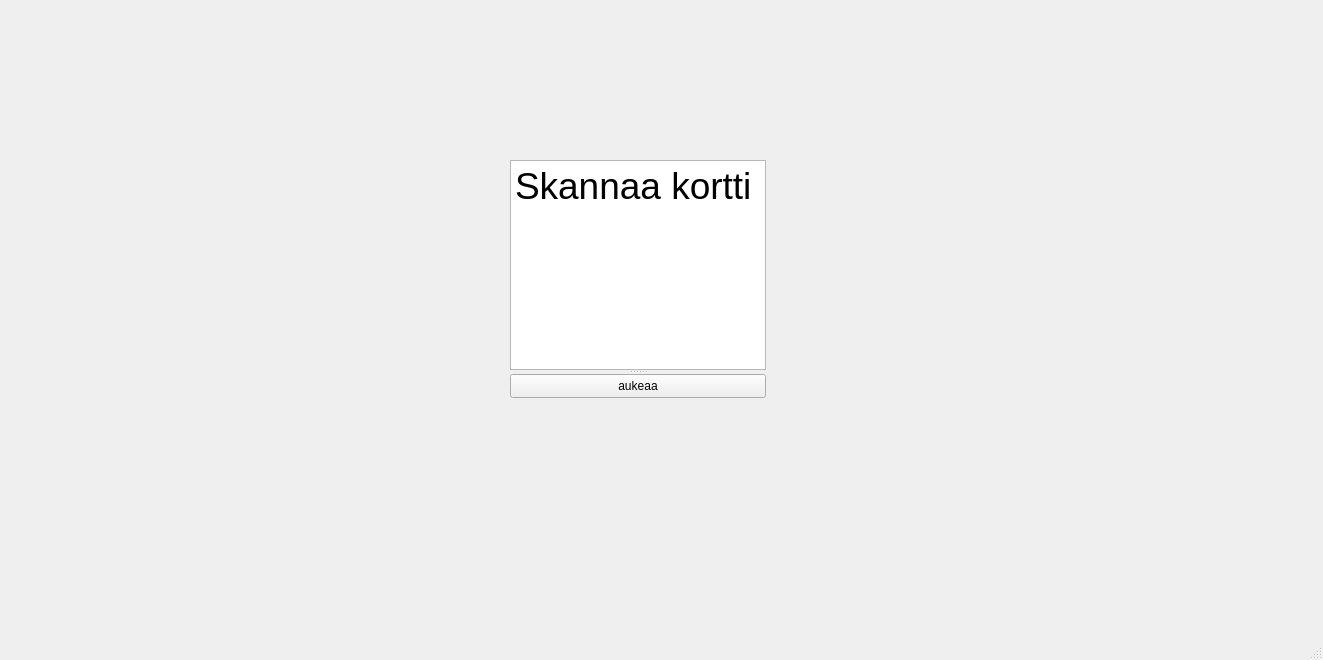
<?xml version="1.0" encoding="UTF-8"?>
<ui version="4.0">
 <class>MainWindow</class>
 <widget class="QMainWindow" name="MainWindow">
  <property name="geometry">
   <rect>
    <x>0</x>
    <y>0</y>
    <width>1323</width>
    <height>660</height>
   </rect>
  </property>
  <property name="windowTitle">
   <string>MainWindow</string>
  </property>
  <widget class="QWidget" name="centralwidget">
   <widget class="QSplitter" name="splitter">
    <property name="geometry">
     <rect>
      <x>510</x>
      <y>160</y>
      <width>256</width>
      <height>238</height>
     </rect>
    </property>
    <property name="orientation">
     <enum>Qt::Vertical</enum>
    </property>
    <widget class="QTextEdit" name="textEdit">
     <property name="html">
      <string>&lt;!DOCTYPE HTML PUBLIC &quot;-//W3C//DTD HTML 4.0//EN&quot; &quot;http://www.w3.org/TR/REC-html40/strict.dtd&quot;&gt;
&lt;html&gt;&lt;head&gt;&lt;meta name=&quot;qrichtext&quot; content=&quot;1&quot; /&gt;&lt;style type=&quot;text/css&quot;&gt;
p, li { white-space: pre-wrap; }
&lt;/style&gt;&lt;/head&gt;&lt;body style=&quot; font-family:'MS Shell Dlg 2'; font-size:8.25pt; font-weight:400; font-style:normal;&quot;&gt;
&lt;p style=&quot; margin-top:0px; margin-bottom:0px; margin-left:0px; margin-right:0px; -qt-block-indent:0; text-indent:0px;&quot;&gt;&lt;span style=&quot; font-size:28pt;&quot;&gt;Skannaa kortti&lt;/span&gt;&lt;/p&gt;
&lt;p style=&quot;-qt-paragraph-type:empty; margin-top:0px; margin-bottom:0px; margin-left:0px; margin-right:0px; -qt-block-indent:0; text-indent:0px; font-size:28pt;&quot;&gt;&lt;br /&gt;&lt;/p&gt;&lt;/body&gt;&lt;/html&gt;</string>
     </property>
    </widget>
    <widget class="QPushButton" name="auki">
     <property name="enabled">
      <bool>true</bool>
     </property>
     <property name="text">
      <string>aukeaa</string>
     </property>
    </widget>
   </widget>
  </widget>
  <widget class="QStatusBar" name="statusbar"/>
  <action name="actionhello">
   <property name="text">
    <string>hello</string>
   </property>
  </action>
 </widget>
 <resources/>
 <connections/>
</ui>
